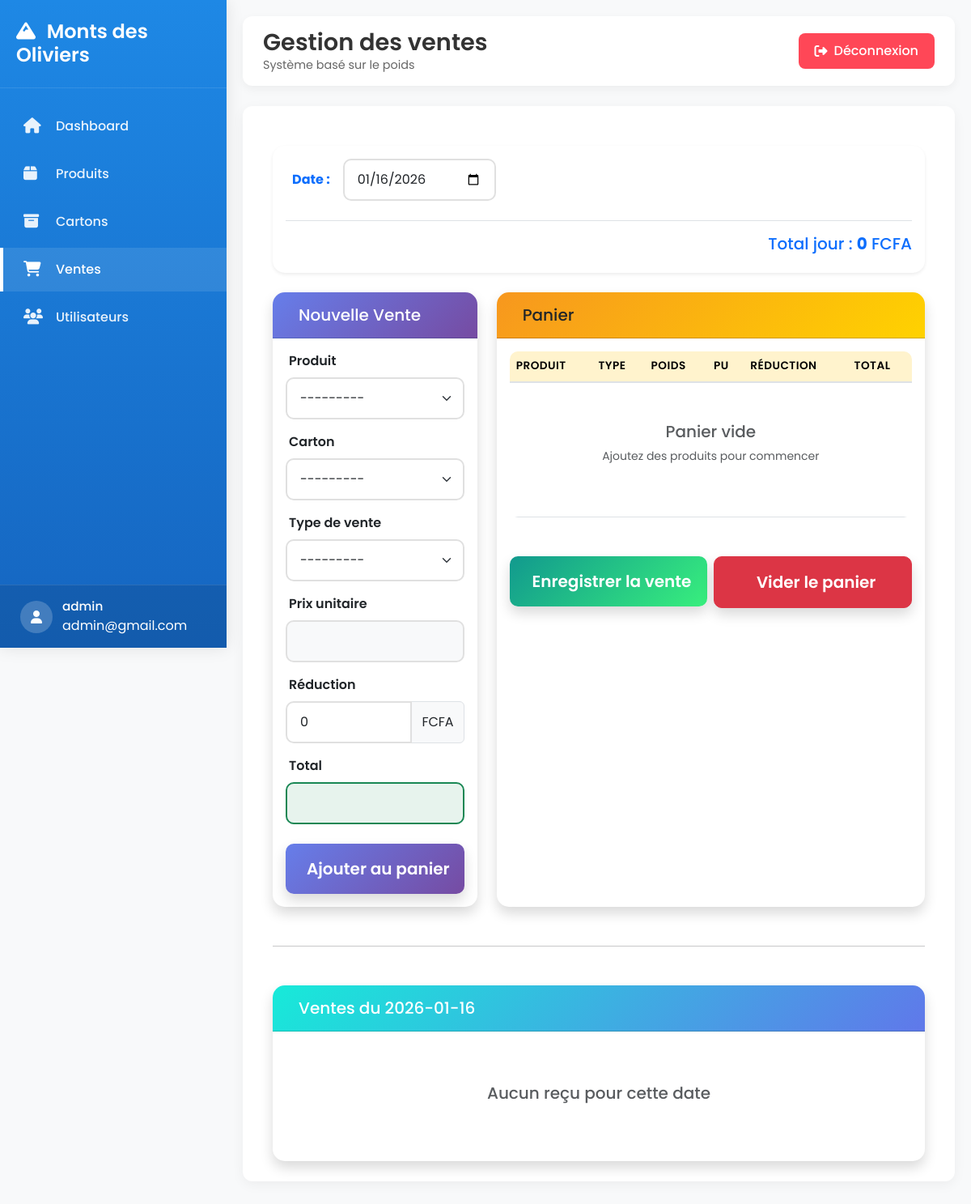
The app's page /ventes/ (signed in), older data.
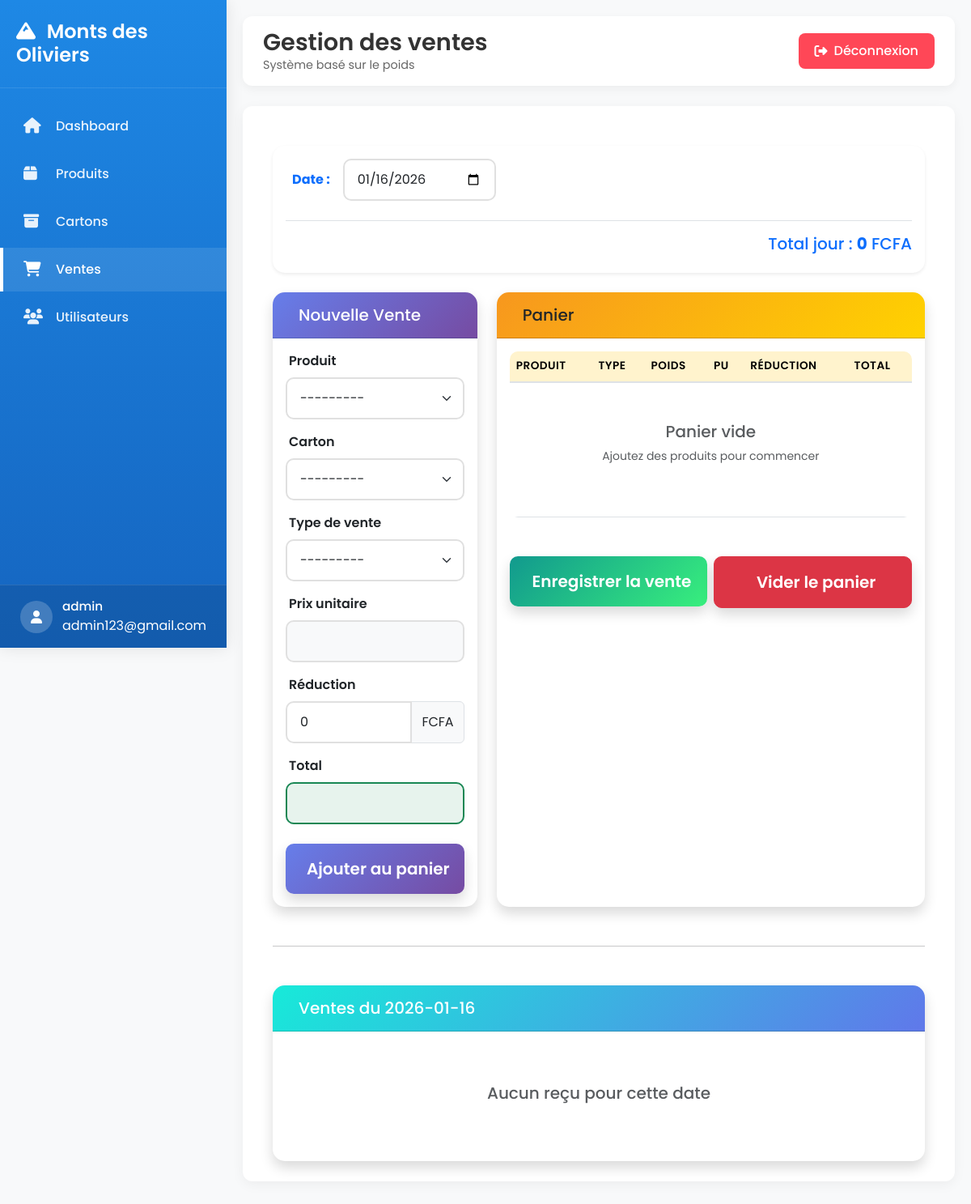
The same page, newer data.
### stock_produit/models/user.py (models this page shows, shortened)
class User(AbstractUser):
    USER_TYPE_CHOICES = [
        ('admin', 'Admin'),
        ('caissier', 'Caissier'),
    ]
    username = None
    email = models.EmailField(unique=True)
    user_type = models.CharField(max_length=10, choices=USER_TYPE_CHOICES)
    USERNAME_FIELD = 'email'
    REQUIRED_FIELDS = []

### stock_produit/views.py (the view, shortened to what this page needs)
# urls.py: path("ventes/", views.ventes, name="ventes"),
@login_required
def ventes(request, recu_id=None):
    date_str = request.GET.get("date")
    if date_str:
        date_obj = datetime.strptime(date_str, "%Y-%m-%d").date()
    else:
        date_obj = timezone.now().date()
    selected_date = date_obj.strftime("%Y-%m-%d")
    recus = Recu.objects.filter(
        created_at__date=date_obj
    ).prefetch_related("ventes").order_by("-id")
    total_jour = recus.aggregate(
        total=Sum("total")
    )["total"] or Decimal("0")
    context = {
        "form": VenteForm(),
        "panier": request.session.get("panier", []),
        "recus": recus,
        "total_jour": total_jour,
        "selected_date": selected_date,
        "detail_recu": False,
    }
    return render(request, "Vente/ventes.html", context)

### stock_produit/forms.py
class VenteForm(forms.ModelForm):
    class Meta:
        model = Vente
        fields = [
            "produit",
            "carton",
            "type_vente",
            "poids_vendu",
            "prix_unitaire",
            "reduction",
        ]
        widgets = {
            "produit": forms.Select(attrs={"class": "form-select"}),
            "carton": forms.Select(attrs={"class": "form-select"}),
            "type_vente": forms.Select(attrs={"class": "form-select"}),
            "poids_vendu": forms.NumberInput(attrs={"class": "form-control"}),
            "prix_unitaire": forms.NumberInput(attrs={
                "class": "form-control",
                "readonly": True
            }),
            "reduction": forms.NumberInput(attrs={"class": "form-control"}),
        }

### stock_produit/models/carton.py (called while the page is built)
    def __str__(self):
        return f"{self.produit.name} - {self.remaining_weight} kg restants"

### stock_produit/models/produit.py (called while the page is built)
    def __str__(self):
        return self.name

### stock_produit/templates/Vente/ventes.html (shortened to what the changed rows need)
{% extends "Base/base.html" %}
{% block page_title %}Gestion des ventes{% endblock %}
{% block content %}
<div class="container-fluid mt-4">
{% if detail_recu %}
<div class="card shadow border-0">
    <div class="card-header bg-primary text-white d-flex justify-content-between align-items-center">
        <h4 class="mb-0">
            <i class="bi bi-receipt me-2"></i>Reçu n° {{ recu.numero }}
        </h4>
        <a href="{% url 'ventes' %}" class="btn btn-light btn-sm">
            <i class="bi bi-arrow-left me-1"></i>Retour
        </a>
    </div>
    <div class="card-body">
        <div class="table-responsive">
            <table class="table table-hover table-striped">
                <thead class="table-primary">
                    <tr>
                        <th><i class="bi bi-box me-1"></i>Produit</th>
                        <th><i class="bi bi-tag me-1"></i>Type</th>
                        <th><i class="bi bi-scale me-1"></i>Poids</th>
                        <th><i class="bi bi-currency-dollar me-1"></i>PU</th>
                        <th><i class="bi bi-percent me-1"></i>Réduction</th>
                        <th><i class="bi bi-calculator me-1"></i>Total</th>
                    </tr>
                </thead>
                <tbody>
                    {% for v in recu.ventes.all %}
                    <tr>
                        <td>{{ v.produit }}</td>
                        <td>
                            <span class="badge {% if v.type_vente == 'CARTON' %}bg-success{% else %}bg-info{% endif %}">
                                {{ v.get_type_vente_display }}
                            </span>
                        </td>
                        <td>
                            {% if v.poids_vendu %}
                            <span class="badge bg-secondary">{{ v.poids_vendu }}</span>
                            {% else %}-{% endif %}
                        </td>
                        <td class="fw-bold">{{ v.prix_unitaire }}</td>
                        <td>
                            {% if v.reduction %}
                            <span class="badge bg-warning text-dark">{{ v.reduction }}</span>
                            {% else %}-{% endif %}
                        </td>
                        <td class="fw-bold text-success">{{ v.total_price }}</td>
                    </tr>
                    {% endfor %}
                </tbody>
            </table>
        </div>
    </div>
</div>
{% else %}
<div class="row g-4">
    <div class="col-lg-8">
        <div class="card shadow border-0 h-100">
            <div class="card-body">
                <div class="table-responsive">
                    <table class="table table-hover">
                        <thead class="table-warning">
                            <tr>
                                <th>Produit</th>
                                <th>Type</th>
                                <th>Poids</th>
                                <th>PU</th>
                                <th>Réduction</th>
                                <th>Total</th>
                            </tr>
                        </thead>
                    </table>
                </div>
            </div>
        </div>
    </div>
</div>
{% endif %}
</div>
{% endblock %}

### stock_produit/templates/Base/base.html (shortened to what this page needs)
<!DOCTYPE html>
<html lang="fr">
<head>
    <link href="https://cdn.jsdelivr.net/npm/bootstrap@5.3.2/dist/css/bootstrap.min.css" rel="stylesheet">
    <link href="https://cdnjs.cloudflare.com/ajax/libs/font-awesome/6.5.1/css/all.min.css" rel="stylesheet">
</head>
<body>
    <div class="sidebar" id="sidebar">
        <div class="sidebar-header">
            <h3><i class="fas fa-mountain me-2"></i> Monts des Oliviers</h3>
        </div>
        <div class="sidebar-menu">
            <ul>
                <li>
                    <a href="{% url 'dashboard' %}" class="{% if request.path == '/dashboard/' %}active{% endif %}">
                        <i class="fas fa-home"></i>
                        <span>Dashboard</span>
                    </a>
                </li>
                <li>
                    <a href="{% url 'produits' %}" class="{% if 'produits' in request.path %}active{% endif %}">
                        <i class="fas fa-box"></i>
                        <span>Produits</span>
                    </a>
                </li>
                <li>
                    <a href="{% url 'cartons' %}" class="{% if 'cartons' in request.path %}active{% endif %}">
                        <i class="fas fa-archive"></i>
                        <span>Cartons</span>
                    </a>
                </li>
                <li>
                    <a href="{% url 'ventes' %}" class="{% if 'ventes' in request.path %}active{% endif %}">
                        <i class="fas fa-shopping-cart"></i>
                        <span>Ventes</span>
                    </a>
                </li>
                <li>
                    <a href="{% url 'users' %}" class="{% if 'users' in request.path %}active{% endif %}">
                        <i class="fas fa-users"></i>
                        <span>Utilisateurs</span>
                    </a>
                </li>
            </ul>
        </div>
        <div class="user-profile">
            <div class="user-info">
                <div class="user-avatar">
                    <i class="fas fa-user"></i>
                </div>
                <div>
                    {% if request.user.is_authenticated %}
                    <div class="user-name">{{ request.user.user_type }}</div>
                    <span>{{ request.user.email }}</span>
                    {% endif %}
                </div>
            </div>
        </div>
    </div>
    <div class="main-content" id="mainContent">
        <nav class="top-navbar">
            <div class="left-header">
                <div class="page-title">
                    <h1>{% block page_title %}Dashboard{% endblock %}</h1>
                    <p>{% block page_subtitle %}Gestion des opérations commerciales{% endblock %}</p>
                </div>
            </div>
            <div class="top-actions">
                <a href="{% url 'deconnexion' %}" class="logout-btn">
                    <i class="fas fa-sign-out-alt"></i>
                    Déconnexion
                </a>
            </div>
        </nav>
        <div class="content-card fade-in">
            {% block content %}{% endblock %}
        </div>
    </div>
</body>
</html>

Row changes from the older to the newer data that the page shows:
changed User "admin": user.email "admin@gmail.com" → "admin123@gmail.com"
